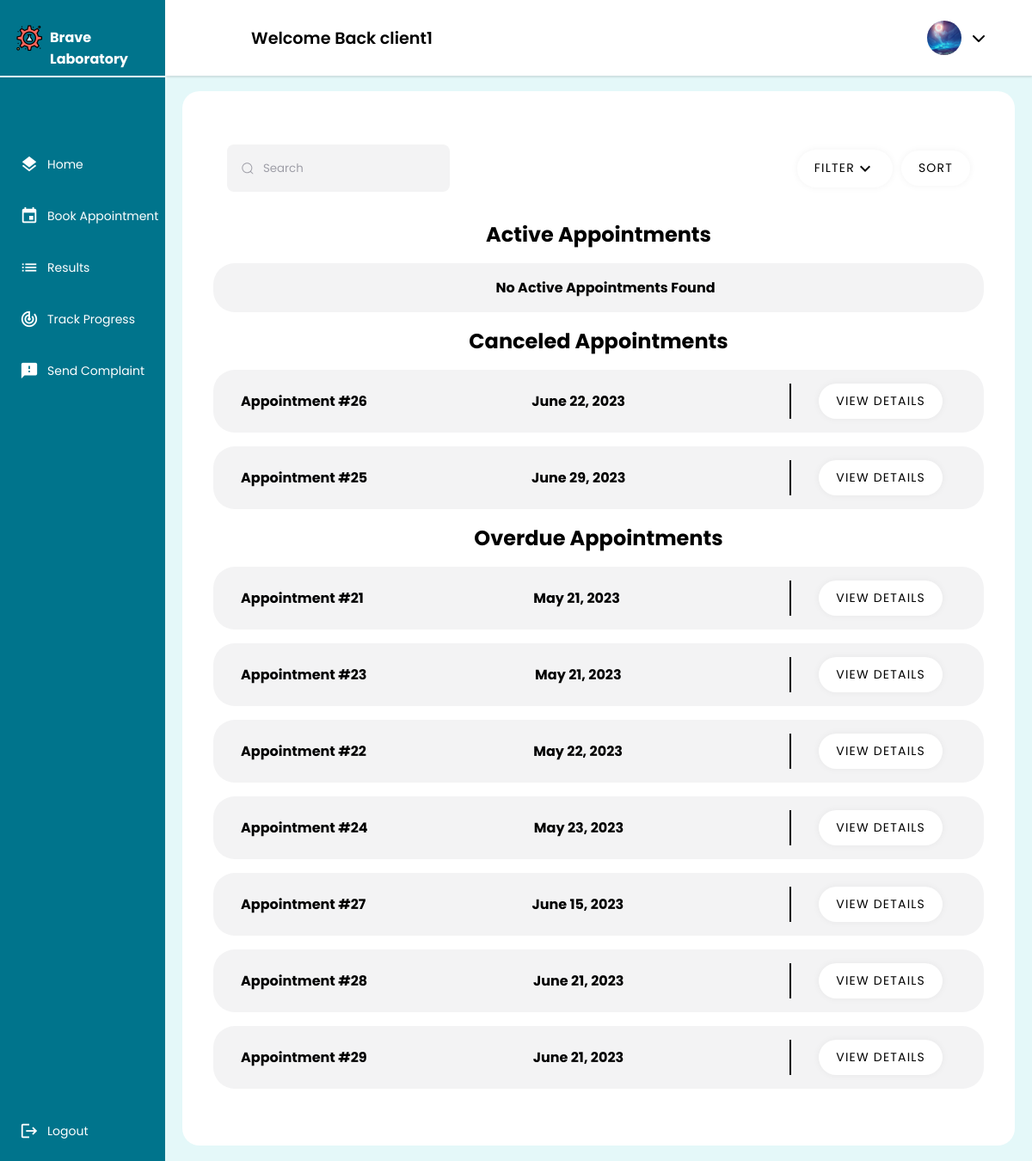
/client/ (signed in), run on the app's committed database.
### client/models.py (models this page shows, shortened)
class Client(models.Model):
    GENDERS =[
        ('M','Male'),
        ('F','Female')
    ]
    user = models.OneToOneField(User, primary_key = True, on_delete=models.CASCADE)
    phone_number = models.CharField(max_length=10,validators=[phone_regex])
    gender = models.CharField(max_length = 1 ,choices = GENDERS)
    address = models.CharField(max_length=50)
    policy = models.BooleanField(default = False)
    profile_pic = models.ImageField(default="default.png", upload_to="profile_pics")
    date_of_birth = models.DateField(default='2003-03-08')
    tests_made = models.PositiveIntegerField(default=0)
    class Meta():
        db_table = 'auth_client'

### main_home/models.py (models this page shows, shortened)
class Appointment(models.Model):
    PRE_PAY = 'PP'
    ON_RECEIVE = 'OR'
    PAYMENT_CHOICES = [
        (PRE_PAY, 'Pre-Pay'),
        (ON_RECEIVE, 'On-Receive'),
    ]
    UPCOMING = 'Upcoming'
    TOMORROW = 'Tommorow'
    TODAY = 'Today'
    OVERDUE = 'Overdue'
    STATUS_CHOICES = [
        (UPCOMING, 'Upcoming'),
        (TOMORROW, 'Tommorow'),
        (TODAY, 'Today'),
        (OVERDUE, 'Overdue'),
    ]
    client = models.ForeignKey(Client, on_delete=models.CASCADE)
    tests_requested = models.ManyToManyField(TestOffered)
    date = models.DateField(validators=[validate_date_not_past])
    description = models.CharField(max_length=1000,blank=True)
    document = models.ImageField(null=True,blank=True,upload_to='medical_documents')
    total_price = models.DecimalField(max_digits=10, decimal_places=2)
    payment_option = models.CharField(max_length=2, choices=PAYMENT_CHOICES,default="OR")
    payment_status = models.BooleanField(default=False)
    arrived = models.BooleanField(default=False)
    cancelled = models.BooleanField(default=False)
    performed = models.BooleanField(default=False)
    class Meta:
        db_table = 'appointment'
    @property
    def status(self):
        today = timezone.now().date()
        if self.date > today:
            return self.UPCOMING
        elif self.date == today:
            return self.TODAY
        elif self.date == today + timezone.timedelta(days=1):
            return self.TOMORROW
        else:
            return self.OVERDUE

### client/views.py (the view)
# urls.py: path("",views.client_home,name="client"),
@login_required
@permission_required('client.view_client', raise_exception=True)
def client_home(request):
    appointments = Appointment.objects.filter(client=request.user.client).order_by('date')
    active_appointments = []
    canceled_appointments = []
    overdue_appointments = []
    for appointment in appointments:
        if appointment.cancelled:
            canceled_appointments.append(appointment)
        elif appointment.status == appointment.OVERDUE:
            overdue_appointments.append(appointment)
        else:
            active_appointments.append(appointment)
    context = {
        'active_appointments': active_appointments,
        'canceled_appointments': canceled_appointments,
        'overdue_appointments': overdue_appointments,
    }
    return render(request,'client/client.html',context)

### client/templates/client/client.html (shortened to what this page needs)
{% extends 'main_home/actors_base.html' %}
{% load static %}
{% block css_2 %}
<link rel="stylesheet" href="{% static 'css/list.css' %}">
{% endblock css_2 %}
{% block main %}
    <div class="Container">
        <div class="header ">
            <div class="Search">
                    <input placeholder="Search" type="search" class="input">
            </div>
            <div class="nurse">
                <button class="list-button filter">Filter<span class="material-icons">expand_more</span></button>
            <button class="list-button">Sort</button>
            </div>
        </div>
        <h2>Active Appointments</h2>
        {% if active_appointments %}
        <div>
          <ul class="lists">
              {% for appointment in active_appointments %}
                <li class="app1">
                    <span><strong>Appointment #{{ appointment.id }}</strong></span>
                    <span><strong>{{ appointment.date }}</strong></span>
                    <div class="buttons">
                        <button class="list-button"><a class="list-links" href="{% url 'client_appointment_detail' appointment.id %}">View Details</a></button>
                    </div>
                </li>
              {% endfor %}
            </ul>
          </div>
        {% else %}
        <div>
          <ul class="lists">
              <li class="app1 empty">
                  <span><strong>No Active Appointments Found</strong></span>
              </li>
          </ul>
        </div>
        {% endif %}
      <h2>Canceled Appointments</h2>
      {% if canceled_appointments %}
      <div>
        <ul class="lists">
            {% for appointment in canceled_appointments %}
              <li class="app1">
                  <span><strong>Appointment #{{ appointment.id }}</strong></span>
                  <span><strong>{{ appointment.date }}</strong></span>
                  <div class="buttons">
                      <button class="list-button"><a class="list-links" href="{% url 'client_appointment_detail' appointment.id %}">View Details</a></button>
                  </div>
              </li>
            {% endfor %}
          </ul>
      </div>
      {% endif %}
      <h2>Overdue Appointments</h2>
      {% if overdue_appointments %}
      <div>
        <ul class="lists">
            {% for appointment in overdue_appointments %}
              <li class="app1">
                  <span><strong>Appointment #{{ appointment.id }}</strong></span>
                  <span><strong>{{ appointment.date }}</strong></span>
                  <div class="buttons">
                      <button class="list-button"><a class="list-links" href="{% url 'client_appointment_detail' appointment.id %}">View Details</a></button>
                  </div>
              </li>
            {% endfor %}
          </ul>
        </div>
      {% endif %}
    </div>
    </div>
{% endblock main %}
{% block sidebar %}
    <li><a href={% url 'client' %}><span class="material-icons X">layers</span><span class="nav-item">Home</span></a></li>
    <li><a href={% url 'client_appointment_book' %}><span class="material-icons X">event</span><span class="nav-item">Book Appointment</span></a></li>
    <li><a href={% url 'client_result_list' %}><span class="material-icons X">list</span><span class="nav-item">Results</span></a></li>
    <li><a href={% url 'client_request_list' %}><span class="material-icons X">track_changes</span><span class="nav-item">Track Progress</span></a></li>
    <li><a href={% url 'create_complaint' %}><span class="material-icons X">feedback</span><span class="nav-item">Send Complaint</span></a></li>
{% endblock sidebar %}

### main_home/templates/main_home/actors_base.html (shortened to what this page needs)
{% extends 'main_home/base.html' %}
{% load static %}
{% block css %}
        <link rel="stylesheet" href="https://cdnjs.cloudflare.com/ajax/libs/font-awesome/6.4.0/css/all.min.css">
        <link rel="stylesheet" href="{% static 'css/actors.css' %}" />
{% endblock css %}
{% block content %}
    <div class="container">
        <header>
            <div class="wlc">
                <h1>Welcome Back {{user.username}}</h1>
            </div>
            <div class="Left">
                <ul class="DROPS">
                    {% if user.groups.first.name == 'client' %}
                    <li class="profile-header"><a class="profile-pic-container" onclick="showElement()"><img class="profile-pic" alt="profile_pic" src="{{ user.client.profile_pic.url }}"></img><i class="fa-solid fa-chevron-down"></i></a>
                    {% endif %}
                        </li>
                    </ul>
                </div>
        </header>
        <div class="Main">
            {% block main %}{% endblock main %}
        </div>
    <div class="nav-header">
        <a class="logo" href="{% url user.groups.first.name %}">
            <img alt='logo' src="{% static 'img/logo.png' %}">
            <span><strong>Brave Laboratory</strong></span>
        </a>
    </div>
    <nav>
        <ul>
            {% block sidebar %}{% endblock sidebar %}
            <li class="end">
                <a href='{% url 'logout' %}'>
                    <span class="material-icons emoji">logout</span>
                    <span class="nav-item">Logout</span>
                </a>
            </li>
        </ul>
    </nav>
{% endblock content %}

### static/css/actors.css (style rules this page uses)
* { font-family: 'Poppins', sans-serif; margin: 0; padding: 0; }
body { background-color: #abe9ef51; }
ul { list-style-type: none; }
.container { text-align: center; float: right; width: 100%; height: 90vh; }
header { position: fixed; top: 0; left: 0; right: 0; z-index: 1; width: 84vw; height: 11vh; background-color: rgb(255, 255, 255); display: flex; align-items: center; justify-content: space-between; margin-left: auto; box-shadow: 0px 2px 2px rgba(0, 0, 0, 0.1); }
.Main { display: flex; justify-content: center; margin-top: 11vh; margin-left: 16vw; padding-top: 1.5%; padding-bottom: 1.5%; }
.Container { font-size: 16px; width:100%; margin: 0 20px; border-radius: 20px; background-color: white; padding-top: 30px; padding-bottom: 50px; padding-left: 20px; padding-right: 20px; }
.wlc { margin-left: 100px; }
.wlc h1 { font-size: 1.2rem; }
.Left { float: right; display: flex; align-items: center; flex-direction: row; justify-content: space-between; gap: 40px; margin-right: 15px; }
.DROPS { display: flex; align-items: center; justify-content: center; flex-direction: row; margin-right: 1.5vw; gap: 50px; }
.DROPS a { width: auto; height: auto; padding: 50px; text-decoration: none; color: black; padding: 1px; }
.DROPS li { padding: 20px; list-style: none; }
.DROPS .profile-header { width: auto; border-radius: 30px; height: 20px; display: flex; justify-content: center; align-items: center; cursor: pointer; }
.nav-header { position: fixed; left: 0; z-index: 1; top: 0; bottom: 89vh; background-color: #00748c ; width: 16vw; height: 11vh; overflow: hidden; box-shadow: 0px 4px 4px rgb(255, 255, 255); }
.nav-header a { position: relative; color: white; font-size: 14px; padding-left: 18px; width: 15vw; }
nav { position: fixed; left: 0; z-index: 1; top: 11.2vh; bottom: 0; background-color: #00748c; width: 16vw; overflow: hidden; }
.logo { display: flex; transition: all 0.5s ease; margin-top: 3.5vh; padding-right: 0 !important; width: 100%; gap: 8px; }
.logo span { font-size: 1rem; padding-top: 3px; }
.logo img { height: 32px; }
nav a { position: relative; color: white; font-size: 14px; display: table; padding-left: 20px; padding-right: 30px; width: 15vw; }
nav .material-icons { position: relative; top: 14px; font-size: 22px !important; }
nav ul { margin-top: 40%; padding-right: 5px; }
.nav-item { position: relative; top: 8px; margin-left: 10px; }
nav ul li { transition: 0.4s; margin: 3px; width: auto; margin-bottom: 10px; }
.end { position: fixed; bottom: 0; width: 15vw; margin-bottom: 10px; }
nav ul li::after { content: ''; display: block; position: relative; left: 0; width: 5px; height: 100%; }
.profile-pic { width: 40px; height: 40px; border-radius: 50%; cursor: pointer; object-fit: cover; }
header h1 { font-weight: 600; }
a { text-decoration: none; }
nav a { height: 50px; }
.profile-pic-container { display: flex; justify-content: center; align-items: center; gap: 12px; }
.profile-pic-container i { cursor: pointer !important; }

### static/css/list.css (style rules this page uses)
.Search { display: flex; line-height: 28px; align-items: center; position: relative; width: 30%; }
.input { width: 100%; height: 55px; line-height: 28px; padding: 0 1rem; padding-left: 2.5rem; border: 2px solid transparent; border-radius: 8px; outline: none; background-color: #f3f3f4; color: #0d0c22; transition: .3s ease; }
.input::placeholder { color: #9e9ea7; }
.icon { position: absolute; left: 1rem; fill: #9e9ea7; width: 1rem; height: 1rem; }
.list-button { padding: 10px 20px; border-radius: 50px; border: 0; background-color: white; box-shadow: rgb(0 0 0 / 5%) 0 0 8px; letter-spacing: 1.2px; text-transform: uppercase; font-size: 14px; transition: all .5s ease; }
.buttons { border-left: 2px black solid; padding-inline: 2rem; }
.header { display: flex; align-items: center; justify-content: space-between; flex-direction: row; list-style: none; margin: 2rem; }
.app1 { margin: 1rem; background-color: #f3f3f4; border-radius: 25px; padding: 1rem; display: flex; align-items: center; justify-content: space-between; flex-direction: row; list-style: none; padding-left: 2rem !important ; }
.empty { display: flex; align-items: center; justify-content: center; }
.filter { display: flex; align-items: center; justify-content: center; }
.nurse { display: flex; align-items: center; justify-content: center; gap: 10px; }
.list-links { all:unset; }

### data on the page
Appointment: id "26", date "June 22, 2023"
Appointment: id "25", date "June 29, 2023"
Appointment: id "21", date "May 21, 2023"
Appointment: id "23", date "May 21, 2023"
Appointment: id "22", date "May 22, 2023"
Appointment: id "24", date "May 23, 2023"
Appointment: id "27", date "June 15, 2023"
Appointment: id "28", date "June 21, 2023"
Appointment: id "29", date "June 21, 2023"

### other printed values
{{ user.username }} "client1"
